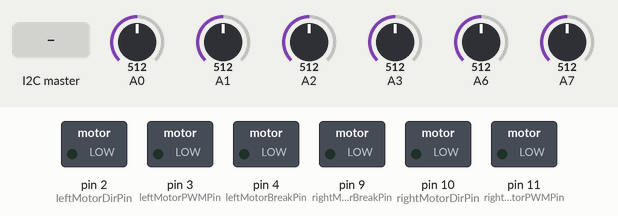
This sketch was run on a simulated Arduino Nano, built with avr-gcc and run on an emulated ATmega328P. Shown: switched loads named in the sketch (green lamp = pin HIGH). The inputs (shaded band) are chosen by the test bench; at power-on: A0 = 512, A1 = 512, A2 = 512, A3 = 512, A6 = 512, A7 = 512. EEPROM starts erased.

Above: at 1.2 s.
1.3 s: the I2C master sends "w"
At 1.9 s:
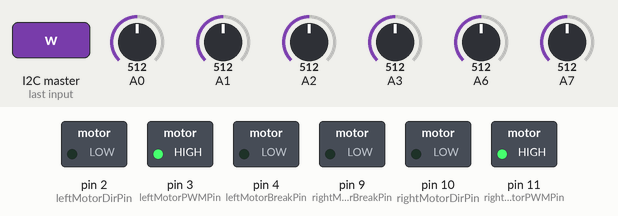
2.8 s: the I2C master sends "s"
At 3.5 s:
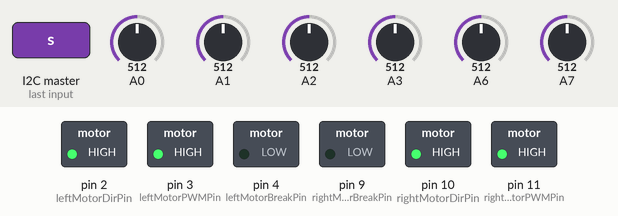
4.3 s: the I2C master sends "a"
At 5.0 s:
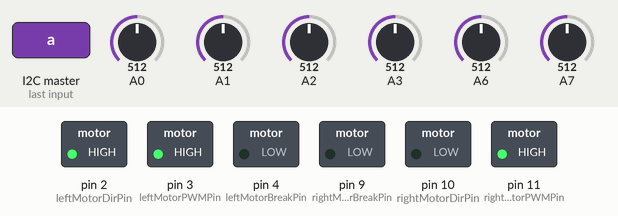
5.8 s: the I2C master sends "d"
At 6.4 s:
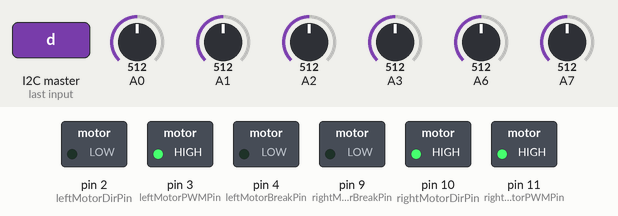
7.3 s: the I2C master sends the byte 1
At 8.6 s:
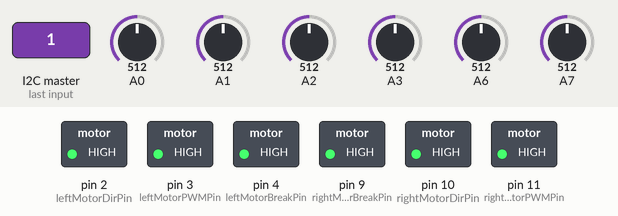
Timing chart, 0 to 9.8 s (numbered marks = the images above; inputs shaded):
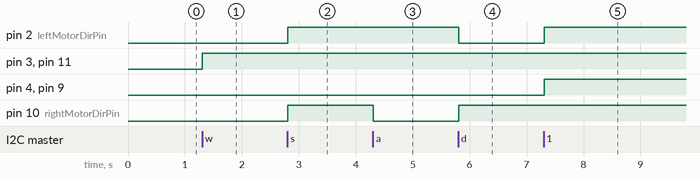

The sketch:

Trex_Slave.ino
```cpp
//TREX SLAVE
//6/27/15 - Clean up

#include <EEPROM.h>
#include <Wire.h>

#define leftMotorDirPin 2
#define leftMotorPWMPin 3
#define leftMotorBreakPin 4

#define rightMotorBreakPin 9
#define rightMotorDirPin 10
#define rightMotorPWMPin 11

byte I2Caddress;
int Xaxis;
int Yaxis;
int Zaxis;
int voltage;
int leftMotorCurrent;
int rightMotorCurrent;

void setup()
{
	Serial.begin(9600);
	check_I2C_address();
	Wire.begin(I2Caddress);
	Wire.onRequest(send_Sensor_Data);
	Wire.onReceive(receive_Data);
	int m[]={2,3,4,9,10,11};
	for(int i=0;i<6;i++){
		pinMode(m[i],OUTPUT);
	}
}

void check_I2C_address()
{
	byte n=EEPROM.read(0);
	if(n==0x55){
		I2Caddress=EEPROM.read(1);
	}
	else {
		EEPROM.write(0,0x55);
		EEPROM.write(1,0x07);
		I2Caddress=EEPROM.read(1);
	}
}

void check_Trex_Sensors()
{
	Xaxis=analogRead(A0);
	Yaxis=analogRead(A1);
	Zaxis=analogRead(A2);
	voltage=analogRead(A3);
	leftMotorCurrent=analogRead(A6);
	rightMotorCurrent=analogRead(A7);
}

void send_Sensor_Data()
{
	byte buffer[12];
	buffer[0]=Xaxis >> 8;
	buffer[1]=Xaxis & 0xFF;
	buffer[2]=Yaxis >> 8;
	buffer[3]=Yaxis & 0xFF;
	buffer[4]=Zaxis >> 8;
	buffer[5]=Zaxis & 0xFF;
	buffer[6]=voltage >> 8;
	buffer[7]=voltage & 0xFF;
	buffer[8]=leftMotorCurrent >> 8;
	buffer[9]=leftMotorCurrent & 0xFF;
	buffer[10]=rightMotorCurrent >> 8;
	buffer[11]=rightMotorCurrent & 0xFF;
	Wire.write(buffer,12);
}

void stop(int leftMotorSpeed, int rightMotorSpeed)
{
	digitalWrite(leftMotorBreakPin,1);
	digitalWrite(rightMotorBreakPin,1);
	digitalWrite(leftMotorDirPin,1);
	digitalWrite(rightMotorDirPin,1);
	analogWrite(leftMotorPWMPin,leftMotorSpeed);
	analogWrite(rightMotorPWMPin,rightMotorSpeed);
}

void forward(int leftMotorSpeed, int rightMotorSpeed)
{
	digitalWrite(leftMotorBreakPin,0);
	digitalWrite(rightMotorBreakPin,0);
	digitalWrite(leftMotorDirPin,0);
	digitalWrite(rightMotorDirPin,0);
	analogWrite(leftMotorPWMPin,leftMotorSpeed);
	analogWrite(rightMotorPWMPin,rightMotorSpeed);
}

void backward(int leftMotorSpeed, int rightMotorSpeed)
{
	digitalWrite(leftMotorBreakPin,0);
	digitalWrite(rightMotorBreakPin,0);
	digitalWrite(leftMotorDirPin,1);
	digitalWrite(rightMotorDirPin,1);
	analogWrite(leftMotorPWMPin,leftMotorSpeed);
	analogWrite(rightMotorPWMPin,rightMotorSpeed);
}

void left(int leftMotorSpeed, int rightMotorSpeed)
{
	digitalWrite(leftMotorBreakPin,0);
	digitalWrite(rightMotorBreakPin,0);
	digitalWrite(leftMotorDirPin,1);
	digitalWrite(rightMotorDirPin,0);
	analogWrite(leftMotorPWMPin,leftMotorSpeed);
	analogWrite(rightMotorPWMPin,rightMotorSpeed);
}

void right(int leftMotorSpeed, int rightMotorSpeed)
{
	digitalWrite(leftMotorBreakPin,0);
	digitalWrite(rightMotorBreakPin,0);
	digitalWrite(leftMotorDirPin,0);
	digitalWrite(rightMotorDirPin,1);
	analogWrite(leftMotorPWMPin,leftMotorSpeed);
	analogWrite(rightMotorPWMPin,rightMotorSpeed);
}

void receive_Data(int receiveDataBytes)
{
	if(Wire.available()>0){
		char x=Wire.read();
		int leftMotorSpeed=Wire.read()<<8|Wire.read();
		int rightMotorSpeed=Wire.read()<<8|Wire.read();
		switch(x){
			case 'w':
				forward(leftMotorSpeed,rightMotorSpeed);
				break;
			case 's':
				backward(leftMotorSpeed,rightMotorSpeed);
				break;
			case 'a':
				left(leftMotorSpeed,rightMotorSpeed);
				break;
			case 'd':
				right(leftMotorSpeed,rightMotorSpeed);
				break;
			default:
				stop(leftMotorSpeed,rightMotorSpeed);
				break;
		}
	}
}

void loop()
{
	delay(100);
	check_Trex_Sensors();
}
```

Measured:
- after the input at 1.3 s, pin 3 (leftMotorPWMPin), pin 11 (rightMotorPWMPin): LOW → HIGH at once
- after the input at 2.8 s, pin 2 (leftMotorDirPin), pin 10 (rightMotorDirPin): LOW → HIGH at once
- after the input at 4.3 s, pin 10 (rightMotorDirPin): HIGH → LOW at once
- after the input at 5.8 s, pin 2 (leftMotorDirPin): HIGH → LOW at once; pin 10 (rightMotorDirPin): LOW → HIGH at once
- after the input at 7.3 s, pin 2 (leftMotorDirPin), pin 4 (leftMotorBreakPin), pin 9 (rightMotorBreakPin): LOW → HIGH at once
